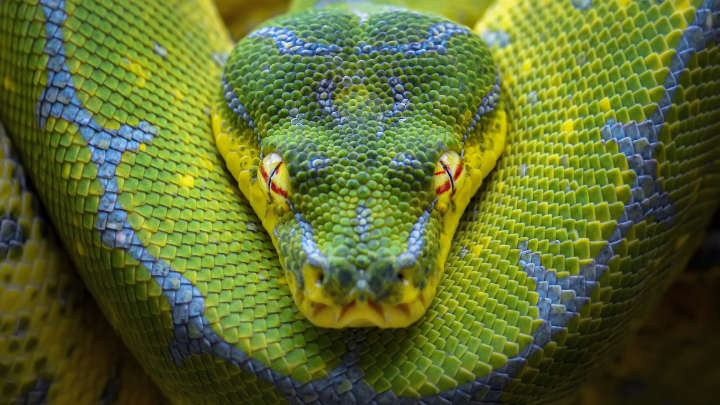
#> input picture python.jpg, 720 x 405 px, found by its file name
$ python 5_majasdarbs.py
#> lines starting #> are read from the running program, lines starting #| are printed output that depends on the picture
import cv2 as cv

def main():
    imageName = './ml_md/python.jpg'
    # Loads an image
    src = cv.imread(cv.samples.findFile(imageName), cv.IMREAD_COLOR)
#> src is the input picture: shape (405, 720, 3); mean B, G, R 47.8, 107.3, 92.4
    # Check if image is loaded fine
    if src is None:
        print("error")
        return -1

    for x in range(len(src)):
        for y in range(len(src[x])):
            src[x][y]=(src[x][y][0]+100,src[x][y][1]+100,src[x][y][2]+100)
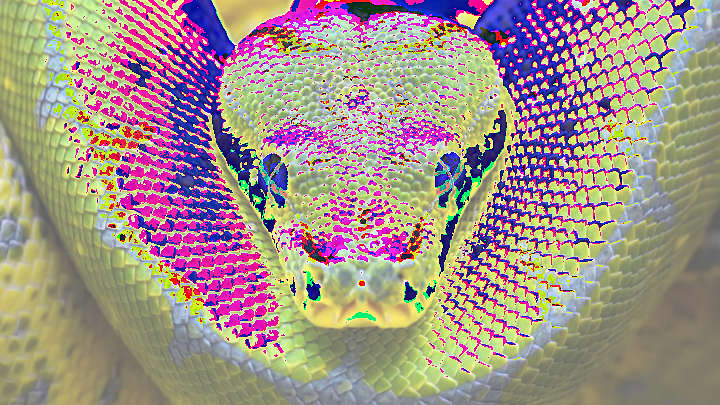
#> src: shape (405, 720, 3); mean B, G, R 136.6, 145.8, 162.5
    while True:

        cv.imshow("ok", src)
        c = cv.waitKey(100)
#> (key Esc is pressed here)
        if c == 27:
            break
    cv.imwrite("py2.jpg", src)
    return 0

if __name__=="__main__":
    main()

$ run again, with py2.png saved as python.jpg
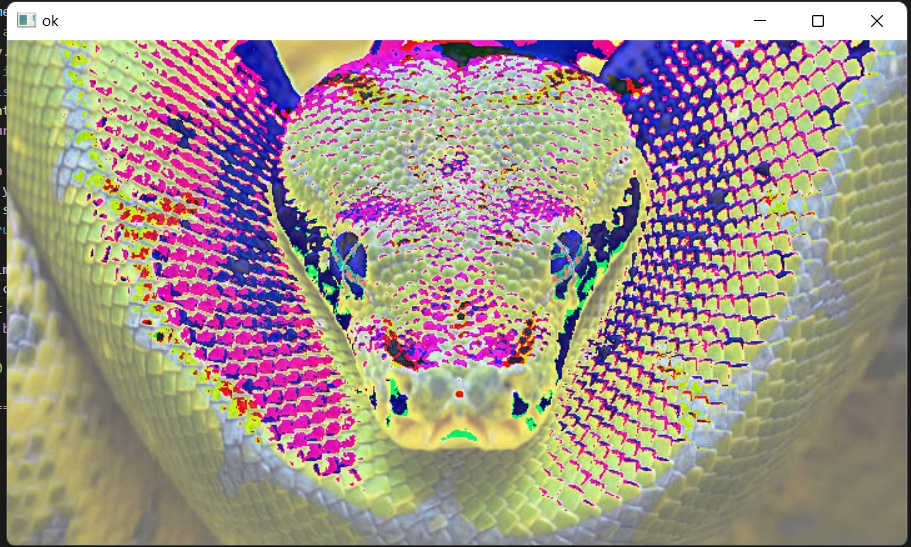
#> input picture py2.png, 911 x 547 px, found by its file name
#> in main, src is the input picture: shape (547, 911, 3); mean B, G, R 142.2, 150.6, 165.8
#> after the loop in main, `for x in range(len(src)):`:
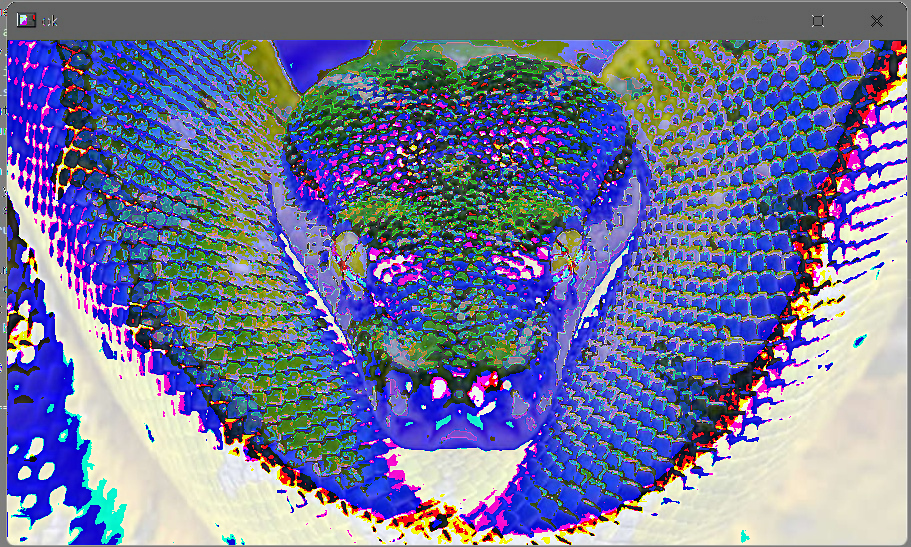
#> src: shape (547, 911, 3); mean B, G, R 155, 118.5, 113.7
